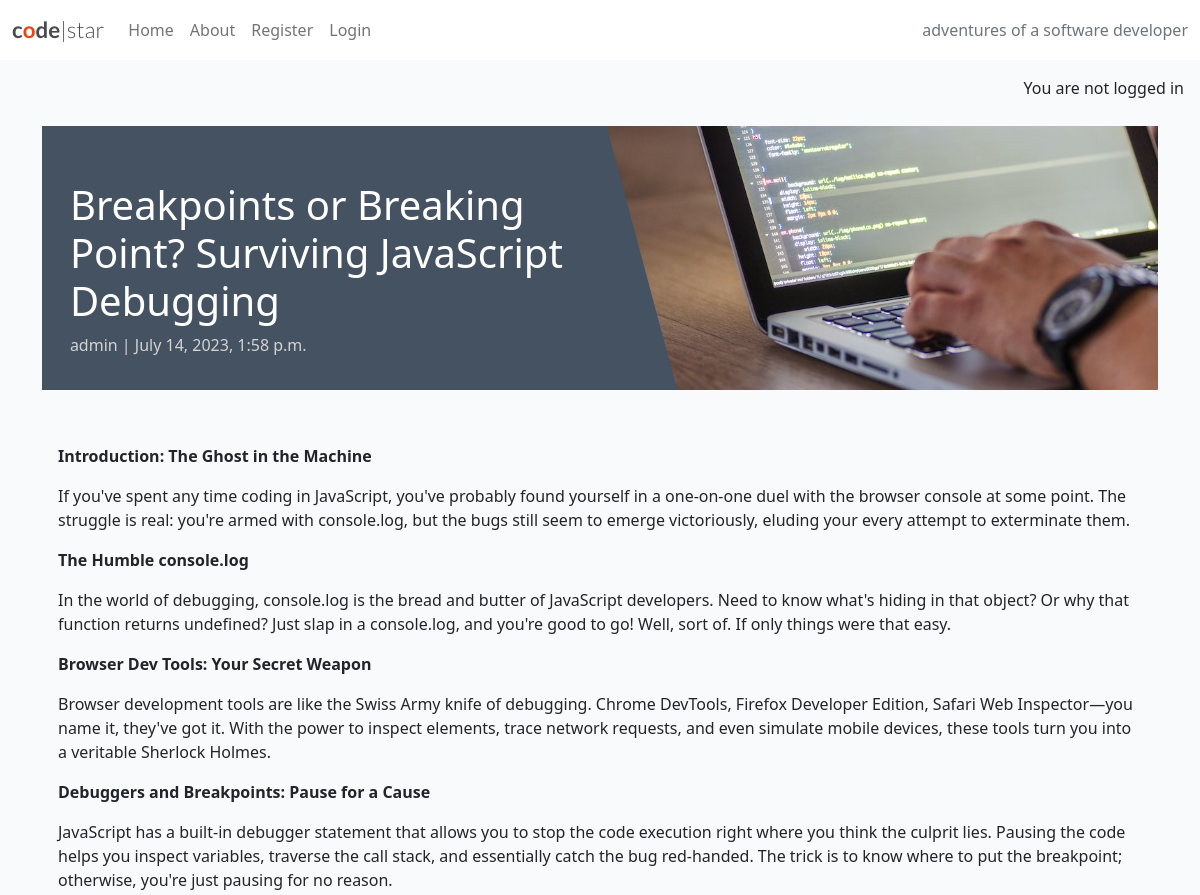
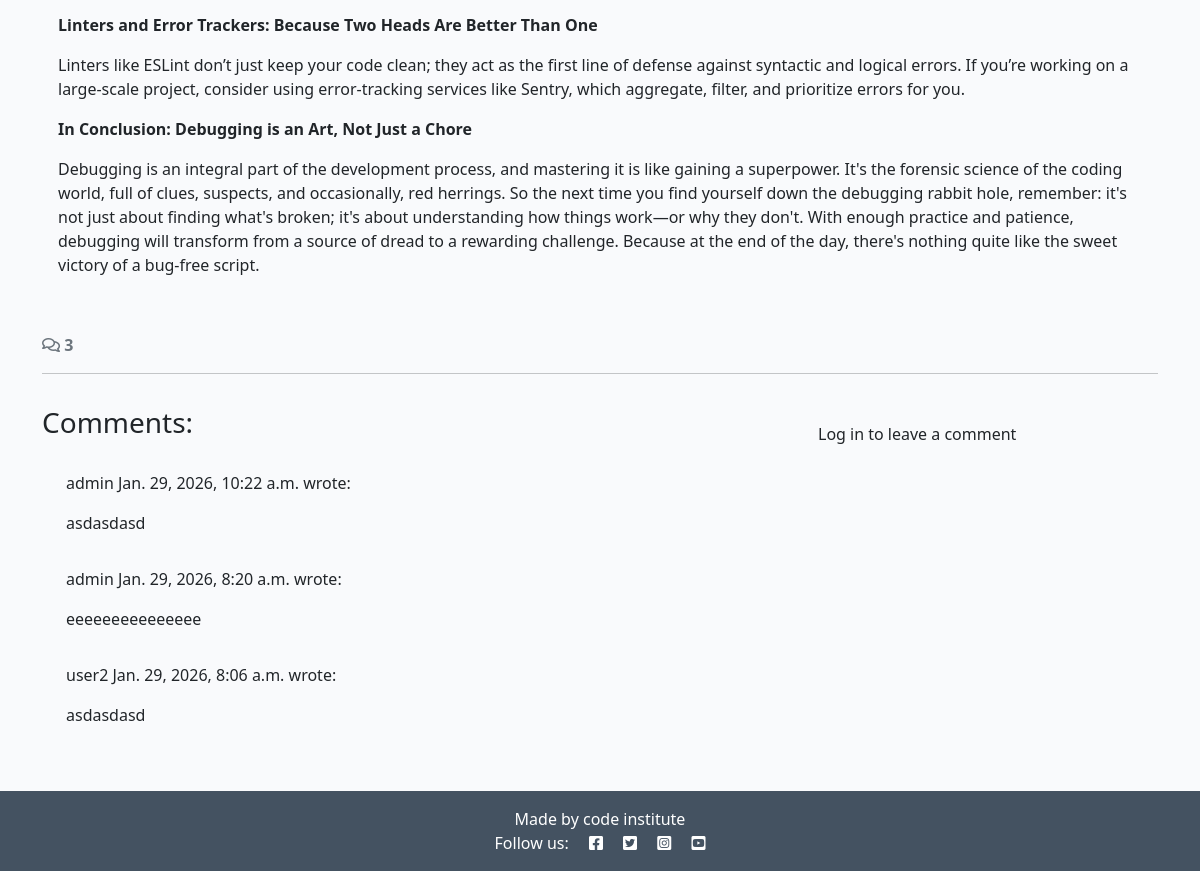
The app's page /breakpoints-or-breaking-point-surviving-javascript-debugging/ with its own data (2 pictures, top to bottom).
### blog/models.py (models this page shows, shortened)
class  Post(models.Model):
    title = models.CharField(max_length=200, unique=True)
    slug = models.SlugField(max_length=200, unique=True)
    author = models.ForeignKey(
        User, on_delete=models.CASCADE, related_name="blog_posts"
)
    featured_image = CloudinaryField('image', default='placeholder')
    content = models.TextField()
    created_on = models.DateTimeField(auto_now_add=True)
    updated_on = models.DateTimeField(auto_now=True)
    status = models.IntegerField(choices=STATUS, default=0)
    excerpt = models.TextField(blank=True)
    STATUS = ((0, "Draft"), (1, "Published"))
    class Meta:
        ordering = ["created_on"]

class Comment(models.Model):
    post = models.ForeignKey(Post, on_delete=models.CASCADE, related_name="comments")
    author = models.ForeignKey(
        User, on_delete=models.CASCADE, related_name="commenter"
    )
    body = models.TextField()
    approved = models.BooleanField(default=False)
    created_on = models.DateTimeField(auto_now_add=True)
    class Meta:
        ordering = ["created_on"]

### blog/views.py (the view, shortened to what this page needs)
# urls.py: path('<slug:slug>/', views.post_detail, name='post_detail'),
def post_detail(request, slug):
    queryset = Post.objects.filter(status=1)
    post = get_object_or_404(queryset, slug=slug)
    comments = post.comments.all().order_by("-created_on")
    comment_count = post.comments.filter(approved=True).count()
    comment_form = CommentForm()
    return render(
        request,
        "blog/post_detail.html",
        {
            "post": post,
            "comments": comments,
            "comment_count": comment_count,
            "comment_form": comment_form
        },
    )

### blog/templates/blog/post_detail.html (shortened to what this page needs)
{% extends 'base.html' %} {% block content %}
{% load static %}
{% load crispy_forms_tags %}
<div class="masthead">
    <div class="container">
        <div class="row g-0">
            <div class="col-md-6 masthead-text">
                <h1 class="post-title">{{ post.title }}</h1>
                <p class="post-subtitle">{{ post.author }} | {{ post.created_on }}</p>
            </div>
            <div class="d-none d-md-block col-md-6 masthead-image">
                <img src="{% static 'images/default.jpg' %}" class="scale" alt="placeholder">
            </div>
        </div>
    </div>
</div>
<div class="container">
    <div class="row">
        <div class="col card mb-4  mt-3 left  top">
            <div class="card-body">
                <p class="card-text">{{ post.content | safe}}</p>
                </div>
            </div>
        </div>
  <div class="row">
    <div class="col-12">
      <strong class="text-secondary">
        <i class="far fa-comments"></i> {{ comment_count }}
      </strong>
    </div>
    <div class="col-12">
      <hr>
    </div>
  </div>
  <div class="row">
    <div class="col-md-8 card mb-4  mt-3 ">
      <h3>Comments:</h3>
      <div class="card-body">
        {% for comment in comments %}
        <div class="p-2 comments
          ">
          <p class="font-weight-bold">
            {{ comment.author }}
            <span class="font-weight-normal">
              {{ comment.created_on }}
            </span> wrote:
          </p>
          <div id="comment{{ comment.id }}">
            {{ comment.body | linebreaks }}
          </div>
        </div>
        {% endfor %}
      </div>
    </div>
    <div class="col-md-4 card mb-4  mt-3 ">
            <div class="card-body">
                {% if user.is_authenticated %}
                <h3>Leave a comment:</h3>
                <p>Posting as: {{ user.username }}</p>
                <form id="commentForm" method="post" style="margin-top: 1.3em;">
                    {{ comment_form | crispy }}
                    {% csrf_token %}
                    <button id="submitButton" type="submit" class="btn btn-signup btn-lg">Submit</button>
                </form>
                {% else %}
                <p>Log in to leave a comment</p>
                {% endif %}
            </div>
        </div>
    </div>
</div>
{% endblock content %}

### static/css/style.css (style rules this page uses)
body { background-color: #F9FAFC; }
.main-bg { background-color: #F9FAFC; }
.card { border: none; background-color: transparent; }
.scale { width: 100%; height: auto; }
.masthead { margin-top: 10px; overflow: hidden; position: relative; display: inline-block; height: 33vh; width: 100%; }
.masthead-text { background-color: #445261; color: white; position: relative; }
.masthead-image { position: relative; overflow: hidden; }
.masthead-image:after { content: ""; position: absolute; top: 0; right: 90%; height: 100%; width: 150%; background: #445261; -webkit-transform: skew(15deg); -moz-transform: skew(15deg); transform: skew(15deg); z-index: 100; }
.post-title { margin-top: 10%; margin-left: 5%; }
.post-subtitle { margin-left: 5%; color: lightgray; }

### records on screen
Post: title "Breakpoints or Breaking Point? Surviving JavaScript Debugging", author "admin", created_on "July 14, 2023, 1:58 p.m.", content "Introduction: The Ghost in the Machine If you've spent any time coding in JavaScript, you've probably found yourself in a one-on-one duel with the browser console at some point. The struggle is real: you're armed with console.log, but the bugs still seem to emerge victoriously, eluding your every attempt to exterminate them. The Humble console.log In the world of debugging, console.log is the bread and butter of JavaScript developers. Need to know what's hiding in that object? Or why that function returns undefined? Just slap in a console.log, and you're good to go! Well, sort of. If only things were that easy. Browser Dev Tools: Your Secret Weapon Browser development tools are like the…"
Comment: author "admin", created_on "Jan. 29, 2026, 10:22 a.m.", body "asdasdasd"
Comment: author "admin", created_on "Jan. 29, 2026, 8:20 a.m.", body "eeeeeeeeeeeeeee"
Comment: author "user2", created_on "Jan. 29, 2026, 8:06 a.m.", body "asdasdasd"

### other values on screen
{{ comment_count }} "3"
